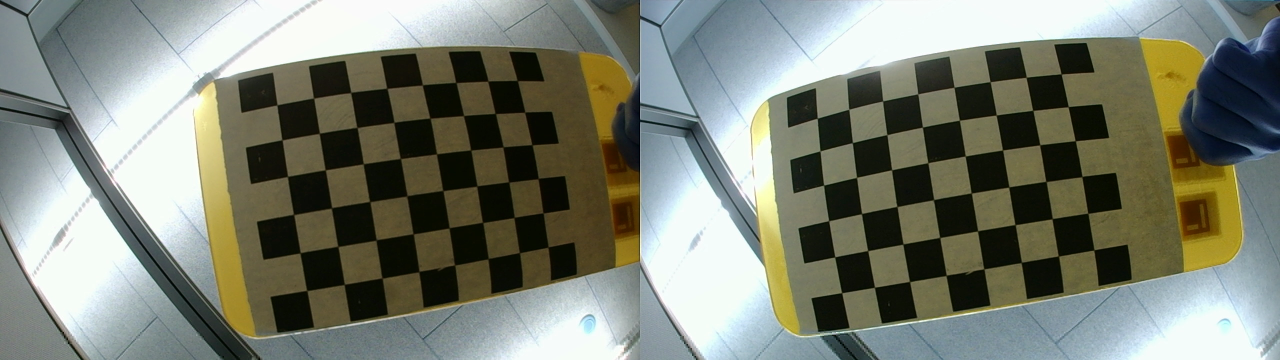
#> input picture image/both00.png, 2560 x 720 px (shown at 1/2 size)
$ python calibration.py   (older library calls are emulated)
#> lines starting #> are read from the running program, lines starting #| are printed output that depends on the picture
import numpy as np
import cv2
import glob
import matplotlib.pyplot as plt

OPTIMIZE_ALPHA = 0.25
DEPTH_VISUALIZATION_SCALE = 2048

criteria = (cv2.TERM_CRITERIA_EPS + cv2.TERM_CRITERIA_MAX_ITER, 30, 0.001)


# [38 lines left out: function trainCalibration, not called in this run]
    # ret, mtx, dist, rvecs, tvecs = cv2.calibrateCamera(objpoints, imgpoints, (w, h), None, None)
    # return mtx, dist


def trainBothCalibration():
    # prepare object points, like (0,0,0), (1,0,0), (2,0,0) ....,(6,5,0)
    objp = np.zeros((6 * 8, 3), np.float32)
    objp[:, :2] = np.mgrid[0:8, 0:6].T.reshape(-1, 2)

    # Arrays to store object points and image points from all the images.
    objpoints = []  # 3d point in real world space
    l_imgpoints = []  # 2d points in image plane.
    r_imgpoints = []

    images = glob.glob('image/*.png')
    w, h = 0, 0
    for fname in images[:30]:
        img = cv2.imread(fname)
#> img is the input picture: shape (720, 2560, 3); mean B, G, R 115, 127.6, 123.2
        height, width, _ = img.shape
        left = img[:, :int(width / 2), :]
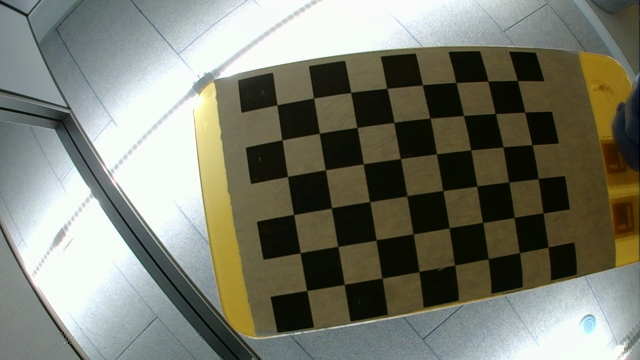
#> left: shape (720, 1280, 3) (shown at 1/2 size); mean B, G, R 110.5, 123.6, 121.7
        right = img[:, int(width / 2):, :]
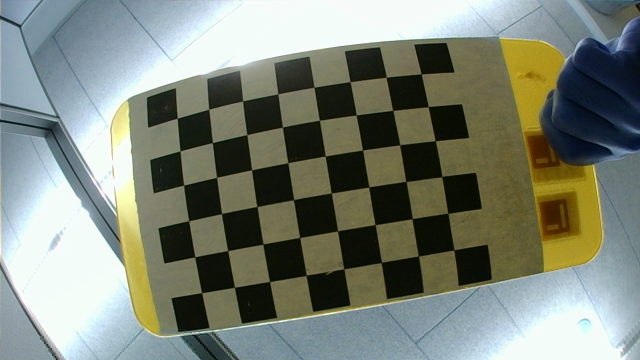
#> right: shape (720, 1280, 3) (shown at 1/2 size); mean B, G, R 119.5, 131.6, 124.7
        # crop = img[:, :int(width / 2), :] if left else img[:, int(width / 2):, :]
        #h, w = img.shape[:2]
        gray_left = cv2.cvtColor(left, cv2.COLOR_BGR2GRAY)
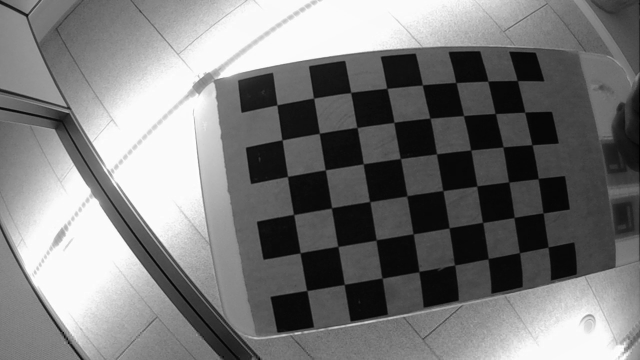
#> gray_left: shape (720, 1280) (shown at 1/2 size); min 0, max 255, mean 121.5
        gray_right = cv2.cvtColor(right, cv2.COLOR_BGR2GRAY)
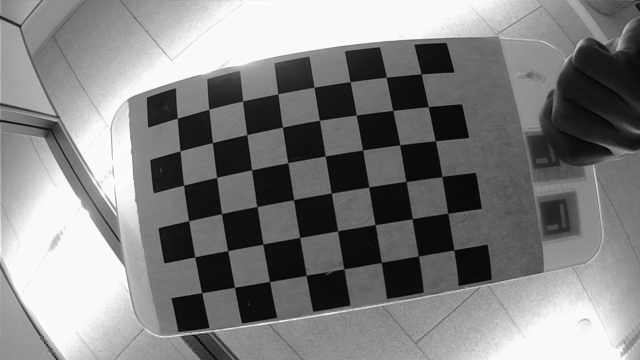
#> gray_right: shape (720, 1280) (shown at 1/2 size); min 0, max 255, mean 128.1


        # Find the chess board corners

        ret1, corners1 = cv2.findChessboardCorners(gray_left, (8, 6), None)
#> ret1 = True; corners1 = 48 rows, first 8: [554.3, 210.5], [621, 205], [711, 192], [768, 184], [854, 177], [912, 165.5], [976, 162.5], [1035, 161.5]

        ret2, corners2 = cv2.findChessboardCorners(gray_right, (8, 6), None)
#> ret2 = True; corners2 = 48 rows, first 8: [360, 241], [418.1, 219], [486.8, 201.5], [555.8, 188.1], [628.1, 175.4], [696, 169], [779, 160], [838, 153]

        # If found, add object points, image points (after refining them)
        if ret1 and ret2:
            objpoints.append(objp)

            corners1 = cv2.cornerSubPix(gray_left, corners1, (11, 11), (-1, -1), criteria)
#> corners1 = 48 rows, first 8: [554.5, 210.3], [627.6, 196.6], [702, 185.5], [774.2, 177.1], [845.2, 170.4], [912.3, 165.5], [976.2, 162.7], [1035, 161.6]
            l_imgpoints.append(corners1)

            corners2 = cv2.cornerSubPix(gray_right, corners2, (11, 11), (-1, -1), criteria)
#> corners2 = 48 rows, first 8: [355, 236.9], [418, 219.1], [485.8, 202.4], [556, 188.3], [628.5, 175], [700.7, 163.8], [772.8, 155], [842.6, 148.3]
            r_imgpoints.append(corners2)
#> pass 2 of the loop in trainBothCalibration, `for fname in images[:30]:`:
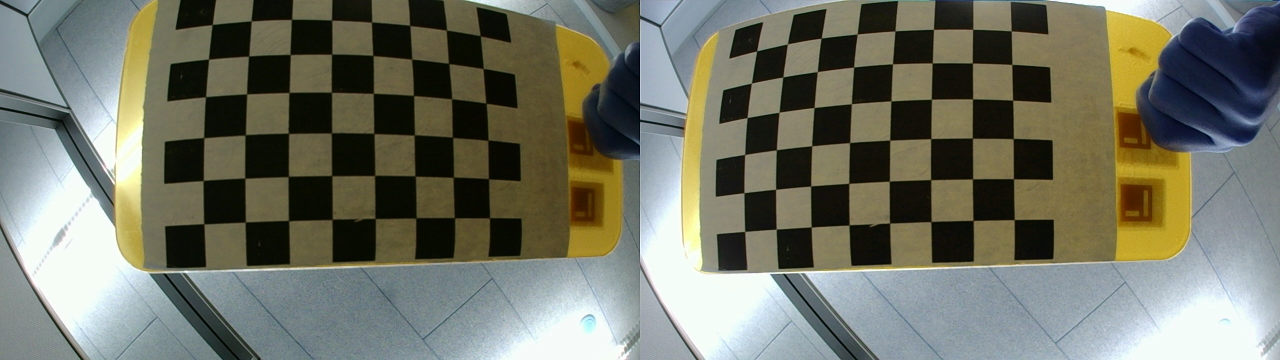
#> input picture image/both01.png, 2560 x 720 px (shown at 1/2 size)
#> in trainBothCalibration, img is the input picture: shape (720, 2560, 3); mean B, G, R 101.6, 115.6, 113.6
#> in trainBothCalibration, `gray_left = cv2.cvtColor(left, cv2.COLOR_BGR2GRAY)`:
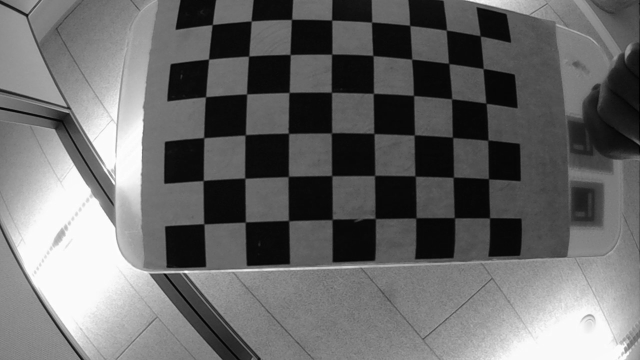
#> gray_left: shape (720, 1280) (shown at 1/2 size); min 0, max 255, mean 105.8
#> in trainBothCalibration, `gray_right = cv2.cvtColor(right, cv2.COLOR_BGR2GRAY)`:
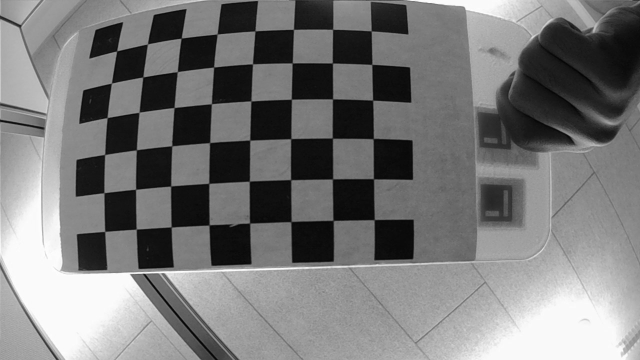
#> gray_right: shape (720, 1280) (shown at 1/2 size); min 0, max 255, mean 121
#> in trainBothCalibration, `ret1, corners1 = cv2.findChessboardCorners(gray_left, (8, 6), None)`: corners1 = 48 rows, first 8: [425, 49], [504.7, 43.3], [583.5, 39], [665.3, 41.89], [744.8, 43], [821.7, 52.72], [895, 59.76], [955, 77]
#> in trainBothCalibration, `ret2, corners2 = cv2.findChessboardCorners(gray_right, (8, 6), None)`: corners2 = 48 rows, first 8: [233.5, 102.5], [295, 87.54], [362.5, 76.5], [435, 69], [510.5, 62.5], [584, 63], [669, 63], [742.6, 62.42]
#> in trainBothCalibration, `corners1 = cv2.cornerSubPix(gray_left, corners1, (11, 11), (-1, -1), c..`: corners1 = 48 rows, first 8: [425, 49.59], [502.8, 42.41], [583.6, 39.27], [663.8, 40.61], [743.6, 44.63], [820, 51.29], [893.2, 60.79], [960.8, 72.23]
#> in trainBothCalibration, `corners2 = cv2.cornerSubPix(gray_right, corners2, (11, 11), (-1, -1), ..`: corners2 = 48 rows, first 8: [233.8, 102.4], [295.4, 88.46], [362.8, 76.68], [434.7, 68.53], [510.5, 62.34], [587.5, 59.28], [665.7, 59.2], [742.8, 62.33]
#> pass 3 of the loop in trainBothCalibration, `for fname in images[:30]:`:
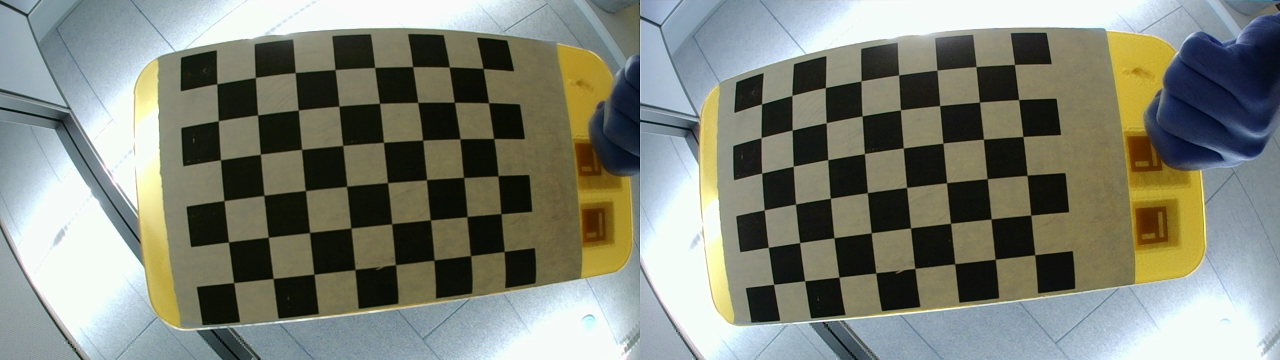
#> input picture image/both02.png, 2560 x 720 px (shown at 1/2 size)
#> in trainBothCalibration, img is the input picture: shape (720, 2560, 3); mean B, G, R 119, 130.7, 126.7
#> in trainBothCalibration, `gray_left = cv2.cvtColor(left, cv2.COLOR_BGR2GRAY)`:
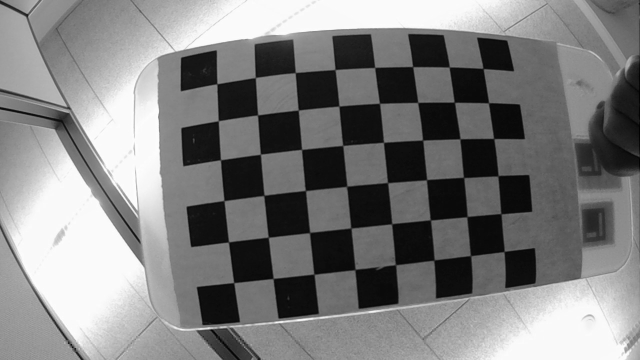
#> gray_left: shape (720, 1280) (shown at 1/2 size); min 0, max 255, mean 126.5
#> in trainBothCalibration, `gray_right = cv2.cvtColor(right, cv2.COLOR_BGR2GRAY)`:
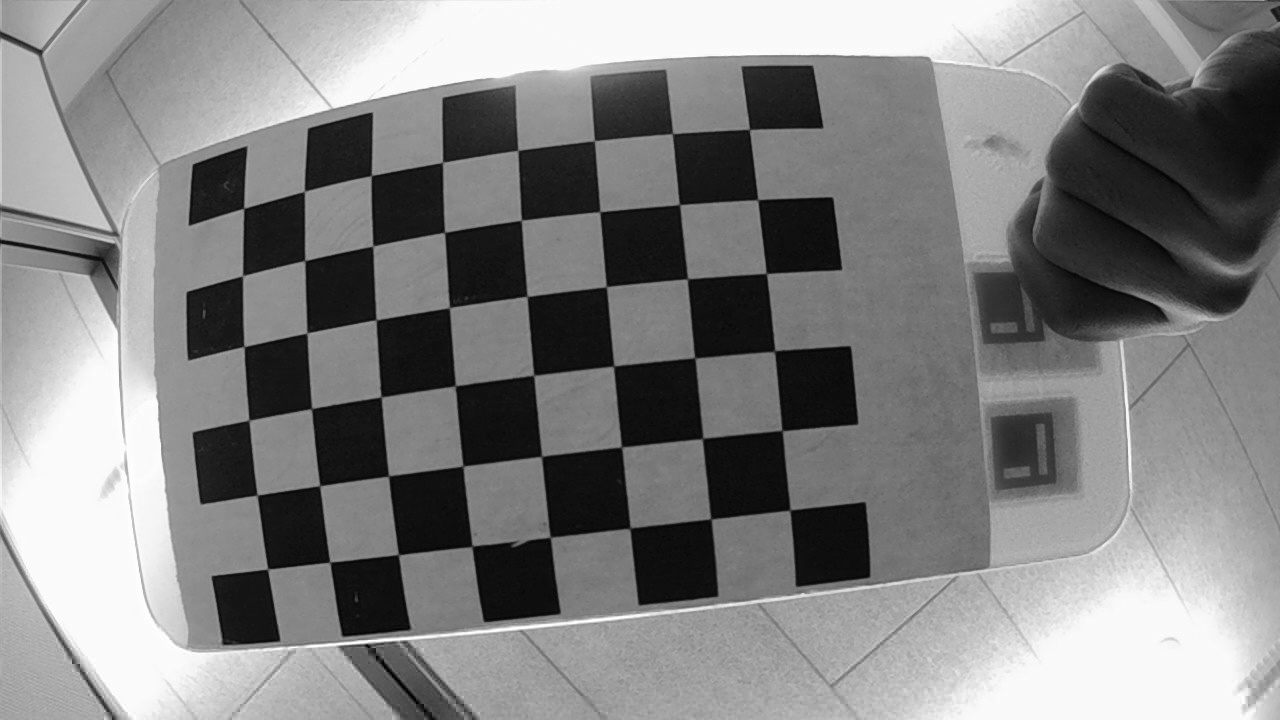
#> gray_right: shape (720, 1280); min 0, max 255, mean 129.7
#> in trainBothCalibration, `ret1, corners1 = cv2.findChessboardCorners(gray_left, (8, 6), None)`: corners1 = 48 rows, first 8: [434.5, 168], [512.4, 156.9], [592.9, 144.6], [668, 142], [752, 138], [824, 136], [901, 137], [963, 138]
#> in trainBothCalibration, `ret2, corners2 = cv2.findChessboardCorners(gray_right, (8, 6), None)`: corners2 = 48 rows, first 8: [244.7, 207.3], [303.8, 190.7], [371, 175.5], [441, 164], [519, 152], [593.3, 139.9], [670.4, 134.3], [748, 130]
#> in trainBothCalibration, `corners1 = cv2.cornerSubPix(gray_left, corners1, (11, 11), (-1, -1), c..`: corners1 = 48 rows, first 8: [434.4, 168.1], [511.1, 155.5], [591, 145.7], [670.5, 139.6], [749.9, 135.4], [825.8, 133.7], [898.8, 134.5], [966.5, 137.5]
#> in trainBothCalibration, `corners2 = cv2.cornerSubPix(gray_right, corners2, (11, 11), (-1, -1), ..`: corners2 = 48 rows, first 8: [243.7, 208.3], [304.4, 191.4], [371.3, 175.5], [442.5, 162.4], [517.8, 150.4], [594.4, 140.7], [672.4, 133.7], [749.4, 129.4]

            # Draw and display the corners
            #left = cv2.drawChessboardCorners(left, (8, 6), corners2, ret)
            # cv2.imshow('img',left)
            # cv2.waitKey(500)

    return objpoints, l_imgpoints, r_imgpoints
    # ret, mtx, dist, rvecs, tvecs = cv2.calibrateCamera(objpoints, imgpoints, (w, h), None, None)
    # return mtx, dist

# [71 lines left out: function undistortImg, not called in this run]

def combine():
    objpoints, l_imgpoints, r_imgpoints = trainBothCalibration()
#> objpoints = 3 items; l_imgpoints = 3 items; r_imgpoints = 3 items
    WIDTH, HEIGHT = 1280, 720

    _, l_mtx, l_dist, rvec, tvec = cv2.calibrateCamera(
        objpoints, l_imgpoints, (WIDTH, HEIGHT), None, None)
#> l_mtx = [[3260.9, 0, 534.1], [0, 3466.6, 409.2], [0, 0, 1]]; l_dist = [[-4.34, -7.69, 0.174, 0.116, 488.8]]; rvec = ([0.372, -0.025, -0.173], [0.328, -0.12, -0.00874], [0.346, -0.0621, -0.103]); tvec = ([0.196, -2.49, 40.9], [-1.45, -4.34, 35.88], [-1.31, -2.89, 38.1])

    _, r_mtx, r_dist, _, _ = cv2.calibrateCamera(
        objpoints, r_imgpoints, (WIDTH, HEIGHT), None, None)
#> r_mtx = [[1091.3, 0, 740], [0, 1097.9, 556.3], [0, 0, 1]]; r_dist = [[-0.672, 0.469, -0.0134, -0.0154, -0.192]]

    return l_mtx, l_dist, r_mtx, r_dist


if __name__ == "__main__":
    # [9 lines of commented-out code are left out]
    l_mtx, l_dist, r_mtx, r_dist = combine()
#> l_dist = [[-4.34, -7.69, 0.174, 0.116, 488.8]]; r_mtx = [[1091.3, 0, 740], [0, 1097.9, 556.3], [0, 0, 1]]; r_dist = [[-0.672, 0.469, -0.0134, -0.0154, -0.192]]
    cap = cv2.VideoCapture(1)
    while True and cap.read()[0]:
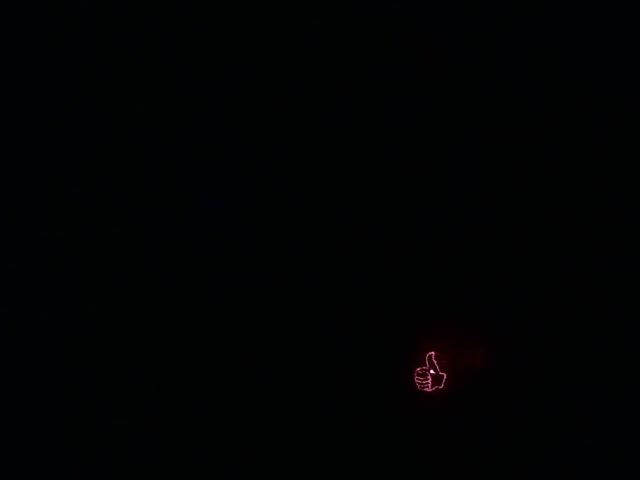
#> input picture data/imgLData0.jpg, 1280 x 960 px, given in place of the camera (shown at 1/2 size)
        ret, frame = cap.read()
#> frame is the input picture: shape (960, 1280, 3); mean B, G, R 2.9, 2.5, 1.6
        #cv2.imshow('frame', frame)

        left = frame[:, :int(frame.shape[1] / 2), :]
#> left: shape (960, 640, 3)
        right = frame[:, int(frame.shape[1] / 2):, :]
#> right: shape (960, 640, 3)
        left_undistort = cv2.undistort(left, l_mtx, l_dist, None, l_mtx)
        right_undistort = cv2.undistort(right, r_mtx, r_dist, None, r_mtx)
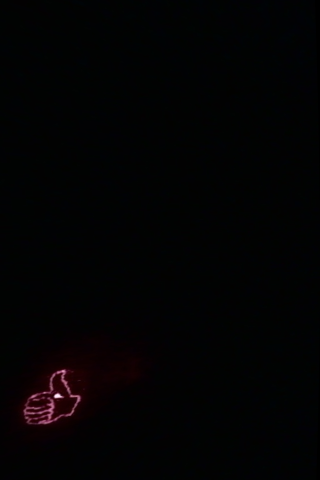
#> right_undistort: shape (960, 640, 3) (shown at 1/2 size); mean B, G, R 3.1, 2.5, 3.1
        height, width = left.shape[:2]
        concat_image = np.zeros((height, width * 2, 3), dtype=np.uint8)
        for i in range(3):
            concat_image[:, :width, i] = left_undistort[:, :, i]
            concat_image[:, width:, i] = right_undistort[:, :, i]

        cv2.imshow('frame', concat_image)

        if cv2.waitKey(1) & 0xFF == ord('q'):
#> (key q is pressed here)
            break

    cap.release()
    cv2.destroyAllWindows()
